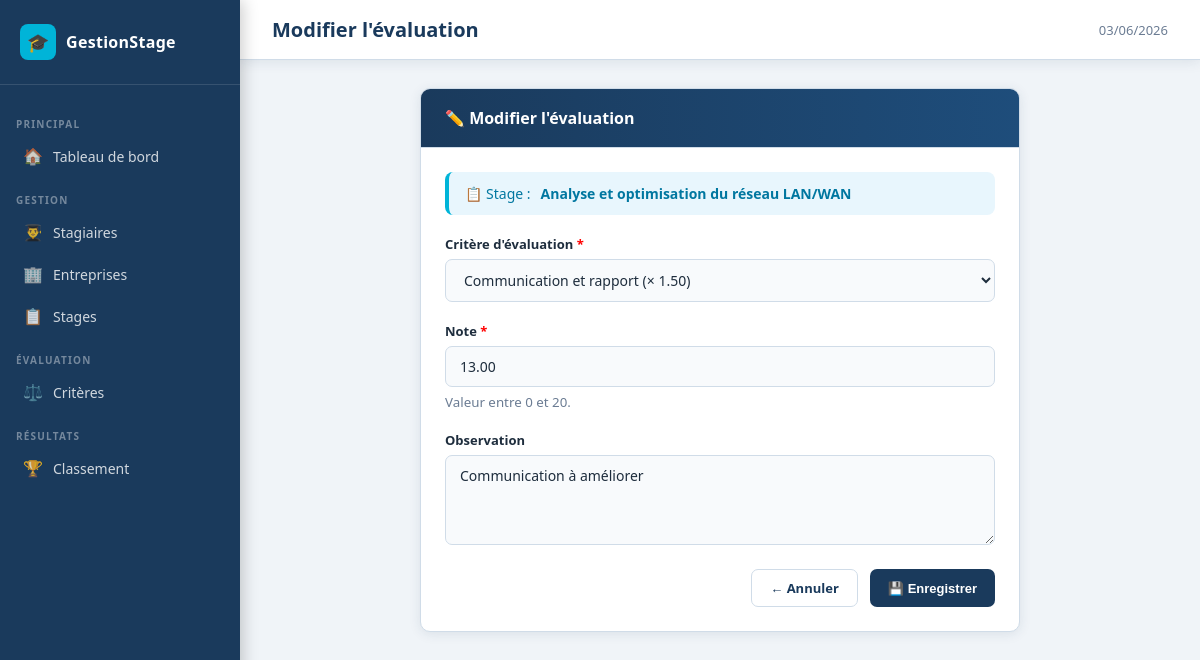
The app's page /public?controller=evaluation&action=edit&id=10 with its own data.
### tables this page shows
CREATE TABLE IF NOT EXISTS stage (
    numero_stage      INT AUTO_INCREMENT PRIMARY KEY,
    sujet             VARCHAR(255)  NOT NULL,
    dateDebut         DATE          NOT NULL,
    dateFin           DATE          NOT NULL,
    numero_stagiaire  INT           NOT NULL,
    numero_entreprise INT           NOT NULL,
    created_at        TIMESTAMP DEFAULT CURRENT_TIMESTAMP,

     
    CONSTRAINT chk_dates CHECK (dateDebut < dateFin),

     
    FOREIGN KEY (numero_stagiaire)
        REFERENCES stagiaire(numero_stagiaire)
        ON DELETE CASCADE ON UPDATE CASCADE,

     
    FOREIGN KEY (numero_entreprise)
        REFERENCES entreprise(numero_entreprise)
        ON DELETE CASCADE ON UPDATE CASCADE
);

CREATE TABLE IF NOT EXISTS evaluation (
    numero_evaluation INT AUTO_INCREMENT PRIMARY KEY,
    note              DECIMAL(5,2)  NOT NULL,
    observation       TEXT,
    id_critere        INT           NOT NULL,
    numero_stage      INT           NOT NULL,
    updated_at        TIMESTAMP DEFAULT CURRENT_TIMESTAMP ON UPDATE CURRENT_TIMESTAMP,

     
    CONSTRAINT chk_note CHECK (note >= 0 AND note <= 20),

     
    FOREIGN KEY (id_critere)
        REFERENCES critere_evaluation(id_critere)
        ON DELETE CASCADE ON UPDATE CASCADE,

     
    FOREIGN KEY (numero_stage)
        REFERENCES stage(numero_stage)
        ON DELETE CASCADE ON UPDATE CASCADE
);

CREATE TABLE IF NOT EXISTS critere_evaluation (
    id_critere      INT AUTO_INCREMENT PRIMARY KEY,
    libelle_critere VARCHAR(150) NOT NULL,
    coefficient     DECIMAL(5,2) NOT NULL DEFAULT 1.00,
     
    CONSTRAINT chk_coefficient CHECK (coefficient >= 0)
);

### core/Controller.php (called while the page is built, shortened)
<?php
abstract class Controller
{
    protected function render(string $view, array $data = [], string $title = APP_NAME): void
    {
        extract($data);
        $viewPath   = VIEWS_PATH . '/' . $view . '.php';
        require $viewPath;
    }
    protected function get(string $key, mixed $default = null): mixed
    {
        return isset($_GET[$key]) ? trim($_GET[$key]) : $default;
    }
}

### app/controllers/EvaluationController.php (called while the page is built, shortened)
<?php
class EvaluationController extends Controller
{
    private EvaluationModel $model;
    private StageModel      $stageModel;
    private CritereModel    $critereModel;
    public function __construct()
    {
        $this->model        = new EvaluationModel();
        $this->stageModel   = new StageModel();
        $this->critereModel = new CritereModel();
    }
    public function edit(): void
    {
        $id         = (int) $this->get('id');
        $evaluation = $this->model->getById($id);
        $this->render('evaluations/form', [
            'evaluation' => $evaluation,
            'stage'      => $this->stageModel->getById($evaluation['numero_stage']),
            'criteres'   => $this->critereModel->getAll(),
            'errors'     => [],
        ], 'Modifier l\'évaluation');
    }
}

### core/Router.php (called while the page is built, shortened)
<?php
class Router
{
    public static function dispatch(): void
    {
        $action         = $_GET['action']     ?? 'index';
        $controller = new $className();
        $controller->$action();
    }
}

### public/index.php (called while the page is built, shortened)
<?php
require_once ROOT_PATH . '/config/database.php';
require_once ROOT_PATH . '/core/autoload.php';
Router::dispatch();

### core/Model.php (called while the page is built, shortened)
<?php
abstract class Model
{
    public function __construct()
    {
        $this->db = Database::getInstance()->getPdo();
    }
}

### core/autoload.php (called while the page is built, shortened)
<?php
spl_autoload_register(function (string $className): void {
    $dirs = [
        ROOT_PATH . '/core/',
        ROOT_PATH . '/app/models/',
        ROOT_PATH . '/app/controllers/',
    ];
    foreach ($dirs as $dir) {
        $file = $dir . $className . '.php';
        if (file_exists($file)) {
            return;
        }
    }
});

### core/Database.php (called while the page is built)
<?php
class Database
{
    private static ?Database $instance = null;
    private PDO $pdo;
    private function __construct()
    {
        $dsn = "mysql:host=" . DB_HOST
             . ";port=" . DB_PORT
             . ";dbname=" . DB_NAME
             . ";charset=" . DB_CHARSET;
        $options = [
            PDO::ATTR_ERRMODE            => PDO::ERRMODE_EXCEPTION,
            PDO::ATTR_DEFAULT_FETCH_MODE => PDO::FETCH_ASSOC,
            PDO::ATTR_EMULATE_PREPARES   => false,
        ];
        try {
            $this->pdo = new PDO($dsn, DB_USER, DB_PASS, $options);
        } catch (PDOException $e) {
            die("Erreur de connexion à la base de données : " . $e->getMessage());
        }
    }
    public static function getInstance(): Database
    {
        if (self::$instance === null) {
            self::$instance = new Database();
        }
        return self::$instance;
    }
    public function getPdo(): PDO
    {
        return $this->pdo;
    }
}

### app/models/EvaluationModel.php (called while the page is built, shortened)
<?php
class EvaluationModel extends Model
{
    private string $table = 'evaluation';
    public function getById(int $id): array|false
    {
        $sql = "SELECT ev.*, ce.libelle_critere, ce.coefficient
                FROM {$this->table} ev
                JOIN critere_evaluation ce ON ce.id_critere = ev.id_critere
                WHERE ev.numero_evaluation = ?";
        $stmt = $this->db->prepare($sql);
        $stmt->execute([$id]);
        return $stmt->fetch();
    }
}

### app/models/StageModel.php (called while the page is built, shortened)
<?php
class StageModel extends Model
{
    private string $table = 'stage';
    public function getById(int $id): array|false
    {
        $sql = "SELECT
                    st.*,
                    s.nom AS stagiaire_nom,
                    s.prenom AS stagiaire_prenom,
                    s.ecole, s.filiere,
                    e.nom AS entreprise_nom,
                    e.ville, e.secteur_activite
                FROM {$this->table} st
                JOIN stagiaire s ON s.numero_stagiaire = st.numero_stagiaire
                JOIN entreprise e ON e.numero_entreprise = st.numero_entreprise
                WHERE st.numero_stage = ?";
        $stmt = $this->db->prepare($sql);
        $stmt->execute([$id]);
        return $stmt->fetch();
    }
}

### app/models/CritereModel.php (called while the page is built, shortened)
<?php
class CritereModel extends Model
{
    private string $table = 'critere_evaluation';
    public function getAll(): array
    {
        $stmt = $this->db->query("SELECT * FROM {$this->table} ORDER BY libelle_critere");
        return $stmt->fetchAll();
    }
}

### app/views/evaluations/form.php (the view, shortened to what this page needs)
<?php
$isEdit = !empty($evaluation['numero_evaluation']);
$action = $isEdit ? 'update' : 'store';
$idStage = $stage['numero_stage'];
?>
<div class="card" style="max-width: 600px; margin: 0 auto;">
    <div class="card-header">
        <h2><?= $isEdit ? '✏️ Modifier l\'évaluation' : '⭐ Nouvelle évaluation' ?></h2>
    </div>
    <div class="card-body">
        <div class="alert alert-info" style="margin-bottom:20px;">
            📋 Stage : <strong><?= htmlspecialchars($stage['sujet'] ?? '') ?></strong>
        </div>
        <form method="POST" action="<?= BASE_URL ?>?controller=evaluation&action=<?= $action ?>">
            <div class="form-grid">
                <div class="form-group full">
                    <label for="id_critere">Critère d'évaluation <span style="color:red">*</span></label>
                    <select id="id_critere" name="id_critere" required>
                        <?php foreach ($criteres as $c): ?>
                            <option value="<?= $c['id_critere'] ?>"
                                <?= ($evaluation['id_critere'] ?? '') == $c['id_critere'] ? 'selected' : '' ?>>
                                <?= htmlspecialchars($c['libelle_critere']) ?> (× <?= $c['coefficient'] ?>)
                            </option>
                        <?php endforeach; ?>
                    </select>
                </div>
                <div class="form-group full">
                    <label for="note">Note <span style="color:red">*</span></label>
                    <input type="number" id="note" name="note"
                           value="<?= htmlspecialchars($evaluation['note'] ?? '') ?>"
                           min="0" max="20" step="0.5"
                           placeholder="Entre 0 et 20" required>
                    <small style="color:var(--text-muted);">Valeur entre 0 et 20.</small>
                </div>
                <div class="form-group full">
                    <label for="observation">Observation</label>
                    <textarea id="observation" name="observation"
                              placeholder="Commentaire sur ce critère (optionnel)..."><?= htmlspecialchars($evaluation['observation'] ?? '') ?></textarea>
                </div>
            </div>
            <div class="form-actions">
                <a href="<?= BASE_URL ?>?controller=evaluation&action=index&stage_id=<?= $idStage ?>"
                   class="btn btn-outline">← Annuler</a>
                <button type="submit" class="btn btn-primary">
                    <?= $isEdit ? '💾 Enregistrer' : '✅ Ajouter l\'évaluation' ?>
                </button>
            </div>
        </form>
    </div>
</div>

### public/css/style.css (style rules this page uses)
:root { --primary: #1a3a5c; --primary-dark: #0f2540; --accent: #00b4d8; --accent-dark: #0096c7; --success: #2d9b6f; --danger: #c0392b; --warning: #e67e22; --bg: #f0f4f8; --surface: #ffffff; --text: #1e2d3d; --text-muted: #6b7c93; --border: #d0dce8; --sidebar-w: 240px; --shadow: 0 2px 12px rgba(26,58,92,.1); --radius: 10px; }
*, *::before, *::after { box-sizing: border-box; margin: 0; padding: 0; }
body { font-family: 'Segoe UI', 'Noto Sans', sans-serif; background: var(--bg); color: var(--text); display: flex; min-height: 100vh; }
a { color: var(--accent-dark); text-decoration: none; }
.card { background: var(--surface); border-radius: var(--radius); box-shadow: var(--shadow); border: 1px solid var(--border); overflow: hidden; }
.card-header { padding: 18px 24px; border-bottom: 1px solid var(--border); display: flex; align-items: center; justify-content: space-between; background: linear-gradient(to right, var(--primary) 0%, #1e4d7b 100%); color: white; }
.card-header h2 { font-size: 16px; font-weight: 600; }
.card-body { padding: 24px; }
.btn { display: inline-flex; align-items: center; gap: 6px; padding: 9px 18px; border-radius: 7px; font-size: 13px; font-weight: 600; border: none; cursor: pointer; transition: all .2s; text-decoration: none; }
.btn-primary { background: var(--primary); color: white; }
.btn-outline { background: transparent; color: var(--primary); border: 1.5px solid var(--border); }
.form-grid { display: grid; grid-template-columns: 1fr 1fr; gap: 20px; }
.form-group { display: flex; flex-direction: column; gap: 6px; }
.form-group.full { grid-column: 1 / -1; }
label { font-size: 13px; font-weight: 600; color: var(--text); }
input[type="text"], input[type="email"], input[type="date"], input[type="number"], select, textarea { width: 100%; padding: 10px 14px; border: 1.5px solid var(--border); border-radius: 7px; font-size: 14px; font-family: inherit; color: var(--text); background: #f8fafc; transition: border-color .2s, box-shadow .2s; }
textarea { resize: vertical; min-height: 90px; }
.form-actions { margin-top: 24px; display: flex; gap: 12px; justify-content: flex-end; }
.alert { padding: 12px 16px; border-radius: 8px; font-size: 14px; margin-bottom: 20px; display: flex; align-items: flex-start; gap: 10px; }
.alert-info { background: #e8f6fd; border-left: 4px solid var(--accent); color: #0077a0; }

### records on screen
stage: sujet "Analyse et optimisation du réseau LAN/WAN"
evaluation: id_critere "Communication et rapport (× 1.50)", note "13.00", observation "Communication à améliorer"

### other values on screen
$title "Modifier l'évaluation"
